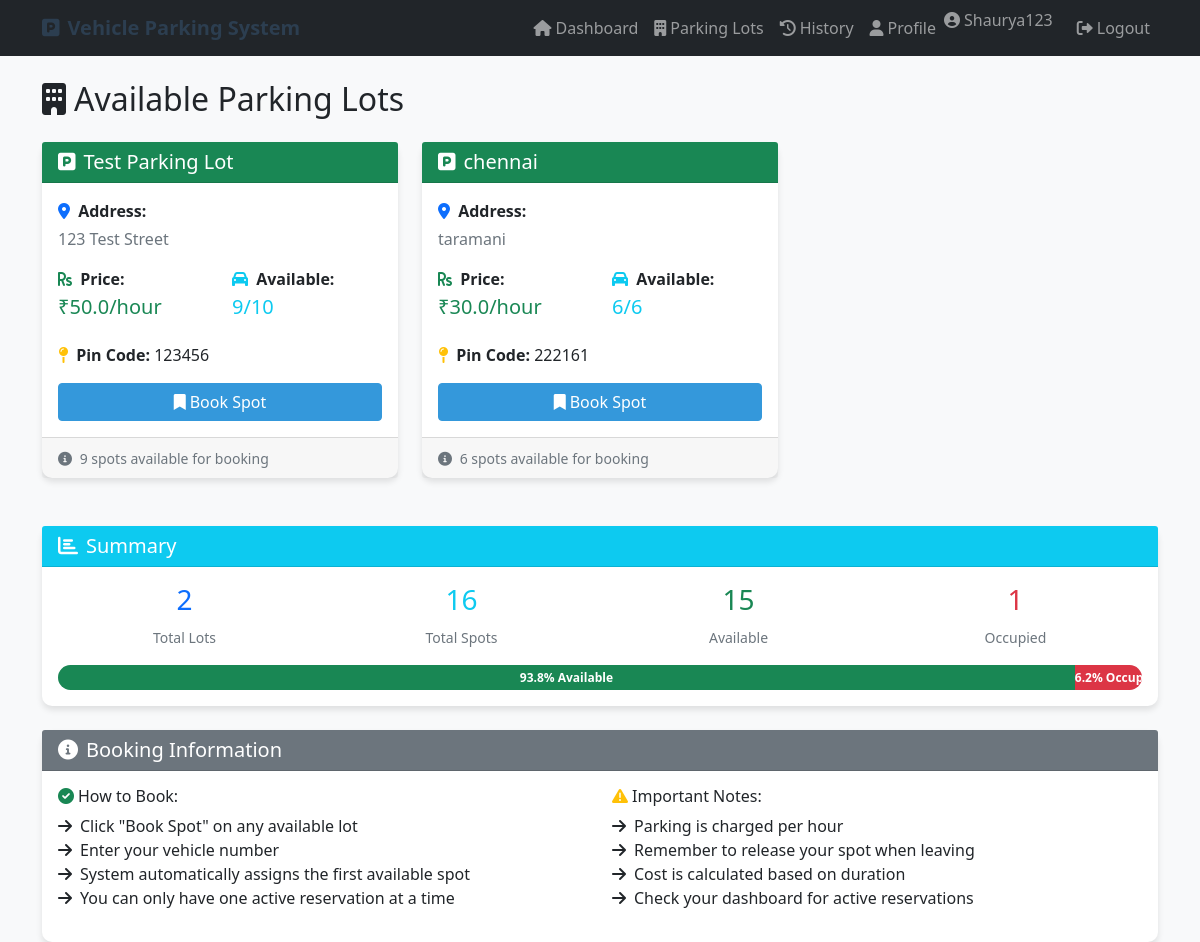
The page /user/parking-lots (signed in) on the database its author committed.
### tables this page shows
CREATE TABLE parking_lots (
            id INTEGER PRIMARY KEY AUTOINCREMENT,
            prime_location_name TEXT NOT NULL,
            price REAL NOT NULL,
            address TEXT NOT NULL,
            pin_code TEXT NOT NULL,
            maximum_number_of_spots INTEGER NOT NULL
        );

### controllers/user_controller.py (the view)
    def decorated_function(*args, **kwargs):
        if 'user_id' not in session:
            flash('Please login to access this page.', 'error')
            return redirect(url_for('login'))
        return f(*args, **kwargs)

### controllers/user_controller.py (called while the page is built)
def get_db_connection():
    conn = sqlite3.connect('parking.db')
    conn.row_factory = sqlite3.Row
    return conn

def user_required(f):
    def decorated_function(*args, **kwargs):
        if 'user_id' not in session:
            flash('Please login to access this page.', 'error')
            return redirect(url_for('login'))
        return f(*args, **kwargs)
    decorated_function.__name__ = f.__name__
    return decorated_function

@user_bp.route('/user/parking-lots')
@user_required
def user_parking_lots():
    conn = get_db_connection()
    cursor = conn.cursor()
    cursor.execute('''
        SELECT pl.*,
               COUNT(ps.id) as total_spots,
               SUM(CASE WHEN ps.status = 'A' THEN 1 ELSE 0 END) as available_spots
        FROM parking_lots pl
        LEFT JOIN parking_spots ps ON pl.id = ps.lot_id
        GROUP BY pl.id
    ''')
    parking_lots = cursor.fetchall()
    conn.close()
    return render_template('user/parking_lots.html', parking_lots=parking_lots)

### templates/user/parking_lots.html (shortened to what this page needs)
{% extends "base.html" %}
{% block content %}
<div class="row">
    <div class="col-12">
        <h2 class="mb-4">
            <i class="fas fa-building me-2"></i>Available Parking Lots
        </h2>
    </div>
</div>
<div class="row">
    {% if parking_lots %}
        {% for lot in parking_lots %}
        <div class="col-md-6 col-lg-4 mb-4">
            <div class="card h-100">
                <div class="card-header {% if lot[7] > 0 %}bg-success{% else %}bg-danger{% endif %} text-white">
                    <h5 class="mb-0">
                        <i class="fas fa-parking me-2"></i>{{ lot[1] }}
                    </h5>
                </div>
                <div class="card-body">
                    <div class="mb-3">
                        <p class="mb-1">
                            <i class="fas fa-map-marker-alt me-1 text-primary"></i>
                            <strong>Address:</strong>
                        </p>
                        <p class="text-muted">{{ lot[3] }}</p>
                    </div>
                    <div class="row mb-3">
                        <div class="col-6">
                            <p class="mb-1">
                                <i class="fas fa-rupee-sign me-1 text-success"></i>
                                <strong>Price:</strong>
                            </p>
                            <h5 class="text-success">₹{{ lot[2] }}/hour</h5>
                        </div>
                        <div class="col-6">
                            <p class="mb-1">
                                <i class="fas fa-car me-1 text-info"></i>
                                <strong>Available:</strong>
                            </p>
                            <h5 class="text-info">{{ lot[7] }}/{{ lot[6] }}</h5>
                        </div>
                    </div>
                    <div class="mb-3">
                        <p class="mb-1">
                            <i class="fas fa-map-pin me-1 text-warning"></i>
                            <strong>Pin Code:</strong> {{ lot[4] }}
                        </p>
                    </div>
                    {% if lot[7] > 0 %}
                        <div class="d-grid">
                            <a href="{{ url_for('user.book_parking', lot_id=lot[0]) }}"
                               class="btn btn-primary">
                                <i class="fas fa-bookmark me-1"></i>Book Spot
                            </a>
                        </div>
                    {% else %}
                        <div class="d-grid">
                            <button class="btn btn-secondary" disabled>
                                <i class="fas fa-times me-1"></i>No Spots Available
                            </button>
                        </div>
                    {% endif %}
                </div>
                <div class="card-footer">
                    <small class="text-muted">
                        <i class="fas fa-info-circle me-1"></i>
                        {% if lot[7] > 0 %}
                            {{ lot[7] }} spots available for booking
                        {% else %}
                            All spots are currently occupied
                        {% endif %}
                    </small>
                </div>
            </div>
        </div>
        {% endfor %}
    {% endif %}
</div>
{% if parking_lots %}
<div class="row mt-4">
    <div class="col-12">
        <div class="card">
            <div class="card-header bg-info text-white">
                <h5 class="mb-0">
                    <i class="fas fa-chart-bar me-2"></i>Summary
                </h5>
            </div>
            <div class="card-body">
                {% set total_lots = parking_lots | length %}
                {% set total_spots = parking_lots | sum(attribute=6) or 0 %}
                {% set total_available = parking_lots | sum(attribute=7) or 0 %}
                {% set total_occupied = total_spots - total_available %}
                <div class="row text-center">
                    <div class="col-md-3">
                        <h3 class="text-primary">{{ total_lots }}</h3>
                        <small class="text-muted">Total Lots</small>
                    </div>
                    <div class="col-md-3">
                        <h3 class="text-info">{{ total_spots }}</h3>
                        <small class="text-muted">Total Spots</small>
                    </div>
                    <div class="col-md-3">
                        <h3 class="text-success">{{ total_available }}</h3>
                        <small class="text-muted">Available</small>
                    </div>
                    <div class="col-md-3">
                        <h3 class="text-danger">{{ total_occupied }}</h3>
                        <small class="text-muted">Occupied</small>
                    </div>
                </div>
                {% if total_spots > 0 %}
                <div class="progress mt-3">
                    <div class="progress-bar bg-success" style="width: {{ (total_available / total_spots * 100) | round(1) }}%">
                        {{ (total_available / total_spots * 100) | round(1) }}% Available
                    </div>
                    <div class="progress-bar bg-danger" style="width: {{ (total_occupied / total_spots * 100) | round(1) }}%">
                        {{ (total_occupied / total_spots * 100) | round(1) }}% Occupied
                    </div>
                </div>
                {% endif %}
            </div>
        </div>
    </div>
</div>
{% endif %}
<div class="row mt-4">
    <div class="col-12">
        <div class="card">
            <div class="card-header bg-secondary text-white">
                <h5 class="mb-0">
                    <i class="fas fa-info-circle me-2"></i>Booking Information
                </h5>
            </div>
            <div class="card-body">
                <div class="row">
                    <div class="col-md-6">
                        <h6><i class="fas fa-check-circle text-success me-1"></i>How to Book:</h6>
                        <ul class="list-unstyled">
                            <li><i class="fas fa-arrow-right me-2"></i>Click "Book Spot" on any available lot</li>
                            <li><i class="fas fa-arrow-right me-2"></i>Enter your vehicle number</li>
                            <li><i class="fas fa-arrow-right me-2"></i>System automatically assigns the first available spot</li>
                            <li><i class="fas fa-arrow-right me-2"></i>You can only have one active reservation at a time</li>
                        </ul>
                    </div>
                    <div class="col-md-6">
                        <h6><i class="fas fa-exclamation-triangle text-warning me-1"></i>Important Notes:</h6>
                        <ul class="list-unstyled">
                            <li><i class="fas fa-arrow-right me-2"></i>Parking is charged per hour</li>
                            <li><i class="fas fa-arrow-right me-2"></i>Remember to release your spot when leaving</li>
                            <li><i class="fas fa-arrow-right me-2"></i>Cost is calculated based on duration</li>
                            <li><i class="fas fa-arrow-right me-2"></i>Check your dashboard for active reservations</li>
                        </ul>
                    </div>
                </div>
            </div>
        </div>
    </div>
</div>
{% endblock %}

### static/css/style.css (style rules this page uses)
body { background-color: #f8f9fa; }
.card { box-shadow: 0 4px 6px rgba(0, 0, 0, 0.1); border: none; border-radius: 10px; transition: transform 0.2s ease-in-out; }
.btn-primary { background-color: #3498db; border-color: #3498db; }
.progress { height: 25px; border-radius: 15px; }
.progress-bar { line-height: 25px; font-weight: bold; }
.card { animation: fadeIn 0.5s ease-in-out; }

### templates/base.html (style rules this page uses)
.card { box-shadow: 0 4px 6px rgba(0, 0, 0, 0.1); border: none; border-radius: 10px; }
.btn-primary { background-color: #3498db; border-color: #3498db; }

### rows shown on the page
parking_lots: prime_location_name "Test Parking Lot", address "123 Test Street", price "50.0", lot "9", maximum_number_of_spots "10", pin_code "123456"
parking_lots: prime_location_name "chennai", address "taramani", price "30.0", maximum_number_of_spots "6", pin_code "222161"

### other values the page prints
{{ session.username }} "Shaurya123"
{{ total_lots }} "2"
{{ total_spots }} "16"
{{ total_available }} "15"
{{ total_occupied }} "1"
{{ (total_available / total_spots * 100) | round(1) }} "93.8"
{{ (total_occupied / total_spots * 100) | round(1) }} "6.2"
